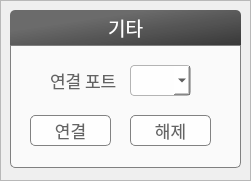
     <widget class="QFrame" name="frame_15">
      <property name="geometry">
       <rect>
        <x>690</x>
        <y>10</y>
        <width>251</width>
        <height>181</height>
       </rect>
      </property>
      <property name="frameShape">
       <enum>QFrame::StyledPanel</enum>
      </property>
      <property name="frameShadow">
       <enum>QFrame::Raised</enum>
      </property>
      <widget class="QFrame" name="frame_16">
       <property name="geometry">
        <rect>
         <x>10</x>
         <y>45</y>
         <width>231</width>
         <height>123</height>
        </rect>
       </property>
       <property name="palette">
        <palette>
         <active>
          <colorrole role="Button">
           <brush brushstyle="SolidPattern">
            <color alpha="180">
             <red>255</red>
             <green>255</green>
             <blue>255</blue>
            </color>
           </brush>
          </colorrole>
          <colorrole role="Base">
           <brush brushstyle="SolidPattern">
            <color alpha="180">
             <red>255</red>
             <green>255</green>
             <blue>255</blue>
            </color>
           </brush>
          </colorrole>
          <colorrole role="Window">
           <brush brushstyle="SolidPattern">
            <color alpha="180">
             <red>255</red>
             <green>255</green>
             <blue>255</blue>
            </color>
           </brush>
          </colorrole>
         </active>
         <inactive>
          <colorrole role="Button">
           <brush brushstyle="SolidPattern">
            <color alpha="180">
             <red>255</red>
             <green>255</green>
             <blue>255</blue>
            </color>
           </brush>
          </colorrole>
          <colorrole role="Base">
           <brush brushstyle="SolidPattern">
            <color alpha="180">
             <red>255</red>
             <green>255</green>
             <blue>255</blue>
            </color>
           </brush>
          </colorrole>
          <colorrole role="Window">
           <brush brushstyle="SolidPattern">
            <color alpha="180">
             <red>255</red>
             <green>255</green>
             <blue>255</blue>
            </color>
           </brush>
          </colorrole>
         </inactive>
         <disabled>
          <colorrole role="Button">
           <brush brushstyle="SolidPattern">
            <color alpha="180">
             <red>255</red>
             <green>255</green>
             <blue>255</blue>
            </color>
           </brush>
          </colorrole>
          <colorrole role="Base">
           <brush brushstyle="SolidPattern">
            <color alpha="180">
             <red>255</red>
             <green>255</green>
             <blue>255</blue>
            </color>
           </brush>
          </colorrole>
          <colorrole role="Window">
           <brush brushstyle="SolidPattern">
            <color alpha="180">
             <red>255</red>
             <green>255</green>
             <blue>255</blue>
            </color>
           </brush>
          </colorrole>
         </disabled>
        </palette>
       </property>
       <property name="styleSheet">
        <string notr="true">background-color:rgba(255,255,255,180);
border:1px solid grey;
border-bottom-left-radius:5px;
border-bottom-right-radius:5px;</string>
       </property>
       <property name="frameShape">
        <enum>QFrame::StyledPanel</enum>
       </property>
       <property name="frameShadow">
        <enum>QFrame::Raised</enum>
       </property>
       <widget class="QLabel" name="label_23">
        <property name="geometry">
         <rect>
          <x>40</x>
          <y>20</y>
          <width>81</width>
          <height>31</height>
         </rect>
        </property>
        <property name="font">
         <font>
          <family>나눔스퀘어</family>
          <pointsize>13</pointsize>
          <weight>50</weight>
          <bold>false</bold>
         </font>
        </property>
        <property name="styleSheet">
         <string notr="true">background:transparent;
border:transparent;
color:rgb(100,100,100);</string>
        </property>
        <property name="text">
         <string>연결 포트</string>
        </property>
       </widget>
       <widget class="QPushButton" name="connect">
        <property name="geometry">
         <rect>
          <x>20</x>
          <y>70</y>
          <width>81</width>
          <height>31</height>
         </rect>
        </property>
        <property name="font">
         <font>
          <family>나눔스퀘어</family>
          <pointsize>13</pointsize>
          <weight>50</weight>
          <bold>false</bold>
         </font>
        </property>
        <property name="styleSheet">
         <string notr="true">QPushButton{
border:1px solid rgb(130,130,130);
border-radius:5px;
background-color:rgba(255,255,255,200);
color:rgb(100,100,100);}
QPushButton:checked{
border:transparent;
background-color:rgba(0,0,0,185);
border-radius:5px;
color:white;}</string>
        </property>
        <property name="text">
         <string>연결</string>
        </property>
        <property name="checkable">
         <bool>true</bool>
        </property>
       </widget>
       <widget class="QComboBox" name="coms">
        <property name="geometry">
         <rect>
          <x>120</x>
          <y>20</y>
          <width>61</width>
          <height>31</height>
         </rect>
        </property>
        <property name="font">
         <font>
          <family>나눔스퀘어</family>
          <weight>50</weight>
          <bold>false</bold>
         </font>
        </property>
        <property name="styleSheet">
         <string notr="true">border:1px solid rgb(180,180,180);
border-radius:4px;</string>
        </property>
       </widget>
       <widget class="QPushButton" name="connect_3">
        <property name="geometry">
         <rect>
          <x>120</x>
          <y>70</y>
          <width>81</width>
          <height>31</height>
         </rect>
        </property>
        <property name="font">
         <font>
          <family>나눔스퀘어</family>
          <pointsize>13</pointsize>
          <weight>50</weight>
          <bold>false</bold>
         </font>
        </property>
        <property name="styleSheet">
         <string notr="true">QPushButton{
border:1px solid rgb(130,130,130);
border-radius:5px;
background-color:rgba(255,255,255,200);
color:rgb(100,100,100);}
QPushButton:checked{
border:transparent;
background-color:rgba(0,0,0,185);
border-radius:5px;
color:white;}</string>
        </property>
        <property name="text">
         <string>해제</string>
        </property>
        <property name="checkable">
         <bool>true</bool>
        </property>
       </widget>
      </widget>
      <widget class="QLabel" name="label_21">
       <property name="geometry">
        <rect>
         <x>10</x>
         <y>10</y>
         <width>231</width>
         <height>35</height>
        </rect>
       </property>
       <property name="font">
        <font>
         <family>나눔스퀘어</family>
         <pointsize>14</pointsize>
         <weight>50</weight>
         <bold>false</bold>
        </font>
       </property>
       <property name="styleSheet">
        <string notr="true">background:qlineargradient(spread:pad, x1:0.3, y1:0.3, x2:1, y2:1, stop:0 rgba(70, 70, 70, 200), stop:1 rgba(40, 40, 40, 234));
border-top-left-radius:5px;
border-top-right-radius:5px;
color:white</string>
       </property>
       <property name="text">
        <string>기타</string>
       </property>
       <property name="alignment">
        <set>Qt::AlignCenter</set>
       </property>
      </widget>
     </widget>
